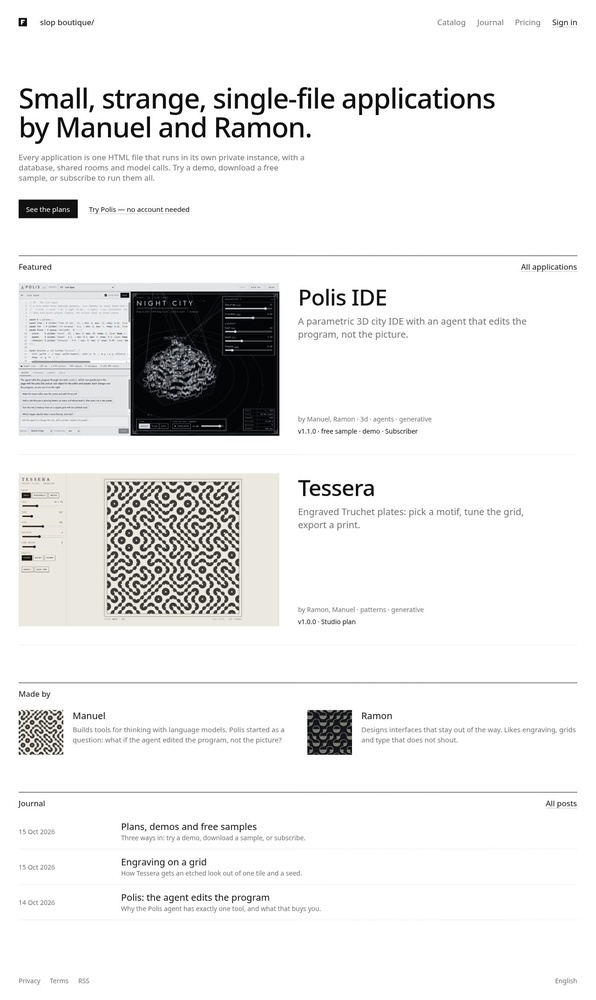
#> input picture ttmp/2026/10/15/FRANCOIS-006--unify-the-site-with-ramon-s-areal-design/sources/design-snapshot-2026-10-15-before/S1-home.jpg, 596 x 1000 px, shrunk from 1280 x 2147 before the run
$ python 04-trim.py ../../../15/FRANCOIS-006--unify-the-site-with-ramon-s-areal-design/sources/design-snapshot-2026-10-15-before/S1-home.jpg out.png
#> lines starting #> are read from the running program, lines starting #| are printed output that depends on the picture; after the words box and inside, x2 and y2 are one past the last pixel; in counts of white or black regions, pixels touching at a corner belong together
"""trim.py in.png out.png — crop away the stage background (sampled at the corner)."""
import sys
from PIL import Image, ImageChops
im = Image.open(sys.argv[1]).convert('RGB')
#> im is the input picture: PIL image 596x1000 RGB; mean R, G, B 235.5, 235.4, 235
bg = Image.new('RGB', im.size, im.getpixel((2, 2)))
#> bg: PIL image 596x1000 RGB; every value is 255
diff = ImageChops.difference(im, bg).convert('L').point(lambda v: 255 if v > 12 else 0)
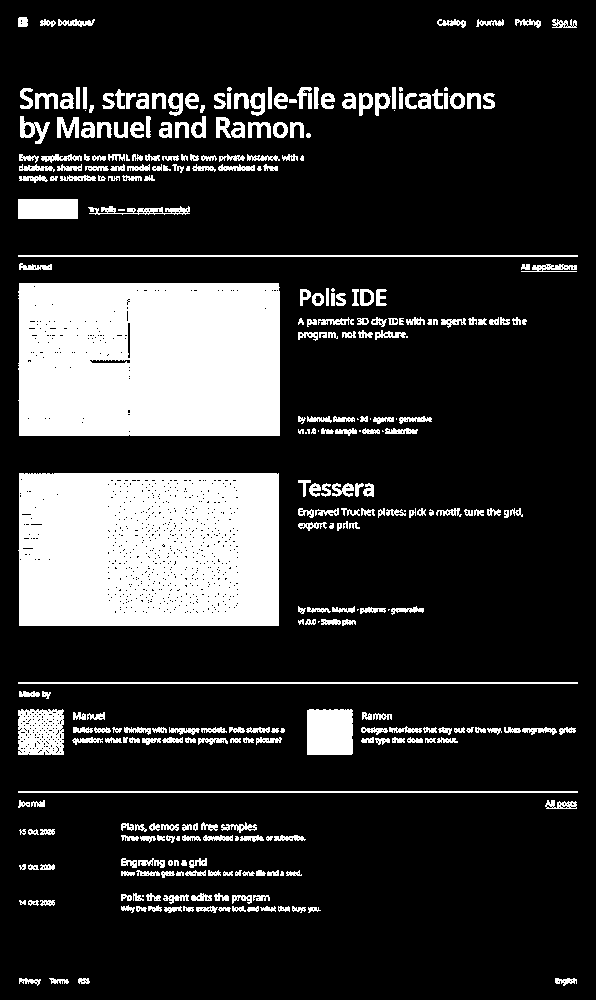
#> diff: PIL image 596x1000 L; 18.9% white; 331 white regions (33 under 20 px), largest, box (x1, y1, x2, y2) and area: (18, 283, 280, 436) 39597, (18, 473, 279, 626) 39023, (307, 709, 353, 755) 2088
box = diff.getbbox()
#> box = (18, 17, 578, 986)
if box: im = im.crop(box)
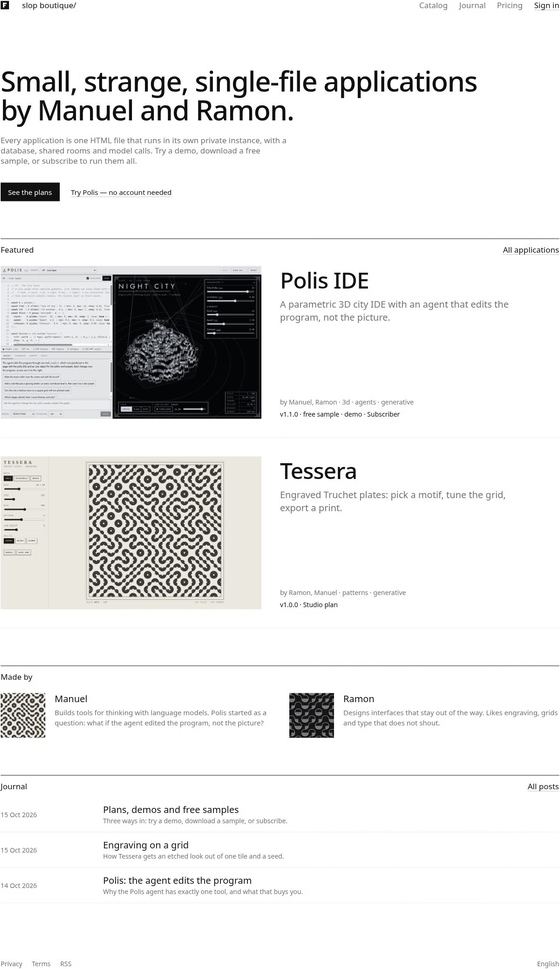
#> im: PIL image 560x969 RGB; mean R, G, B 233.6, 233.5, 233.1
im.save(sys.argv[2]); print(sys.argv[2], im.size)
#| out.png (560, 969)

$ run again, on ttmp/2026/10/15/FRANCOIS-006--unify-the-site-with-ramon-s-areal-design/sources/design-snapshot-2026-10-15-before/S3-pricing.jpg
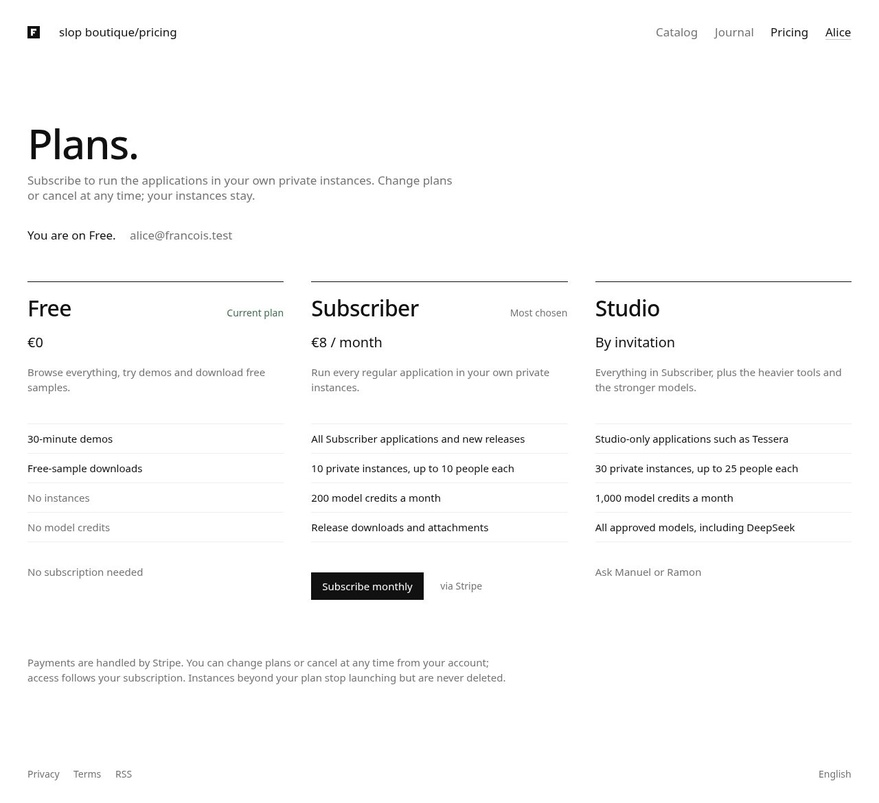
#> input picture ttmp/2026/10/15/FRANCOIS-006--unify-the-site-with-ramon-s-areal-design/sources/design-snapshot-2026-10-15-before/S3-pricing.jpg, 879 x 803 px, shrunk from 1280 x 1170 before the run
#> im is the input picture: PIL image 879x803 RGB; mean R, G, B 249.8, 249.8, 249.8
#> bg: PIL image 879x803 RGB; every value is 255
#> `diff = ImageChops.difference(im, bg).convert('L').point(lambda v: 255 ..`:
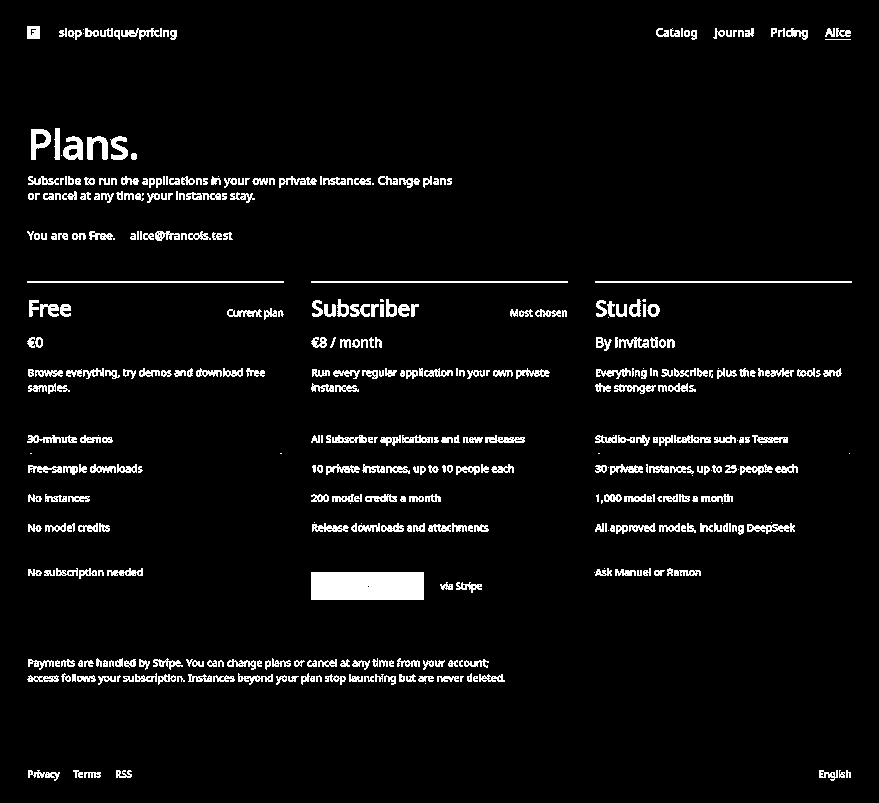
#> diff: PIL image 879x803 L; 4.7% white; 436 white regions (65 under 20 px), largest, box (x1, y1, x2, y2) and area: (311, 572, 424, 600) 3163, (27, 281, 284, 283) 514, (311, 281, 568, 283) 514
#> box = (27, 26, 852, 781)
#> `if box: im = im.crop(box)`:
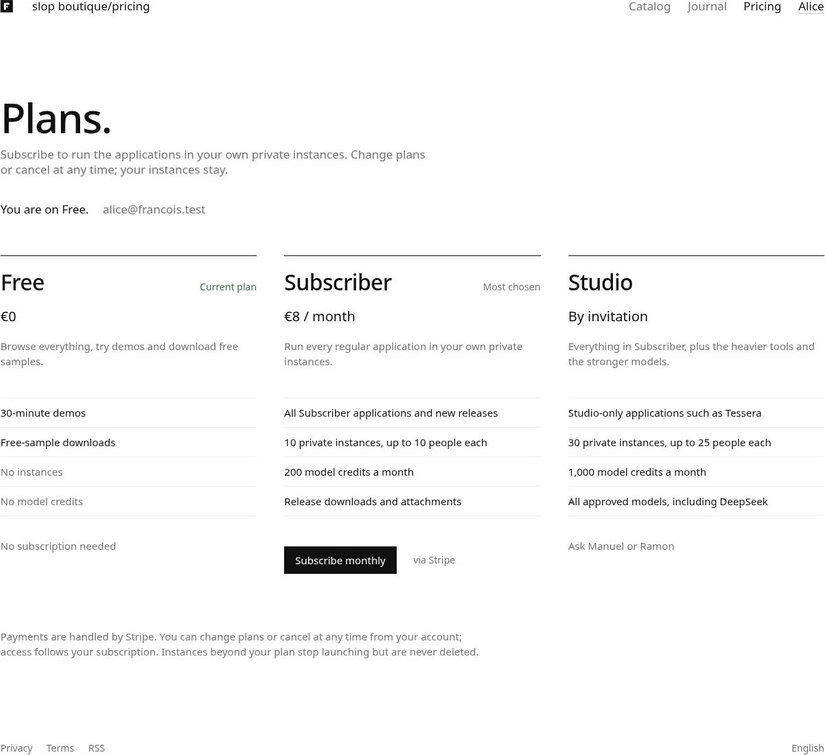
#> im: PIL image 825x755 RGB; mean R, G, B 249.1, 249.1, 249.1
#| out.png (825, 755)

$ run again, on ttmp/2026/10/15/FRANCOIS-006--unify-the-site-with-ramon-s-areal-design/sources/design-snapshot-2026-10-15-before/S4-journal-post.jpg
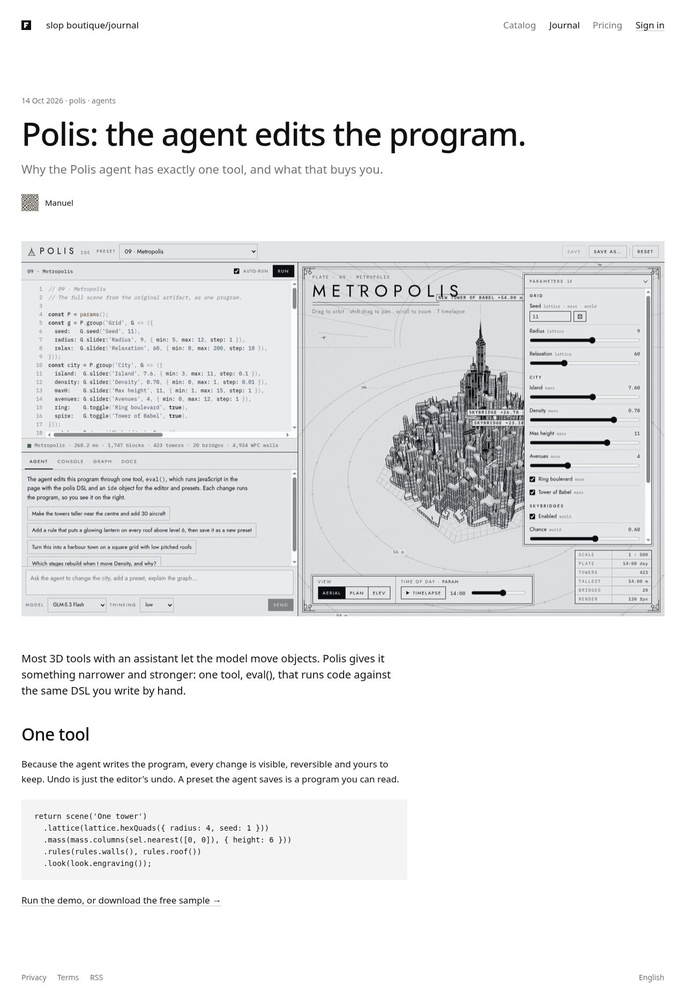
#> input picture ttmp/2026/10/15/FRANCOIS-006--unify-the-site-with-ramon-s-areal-design/sources/design-snapshot-2026-10-15-before/S4-journal-post.jpg, 686 x 1000 px, shrunk from 1280 x 1866 before the run
#> im is the input picture: PIL image 686x1000 RGB; mean R, G, B 235.3, 235.7, 236.5
#> bg: PIL image 686x1000 RGB; every value is 255
#> `diff = ImageChops.difference(im, bg).convert('L').point(lambda v: 255 ..`:
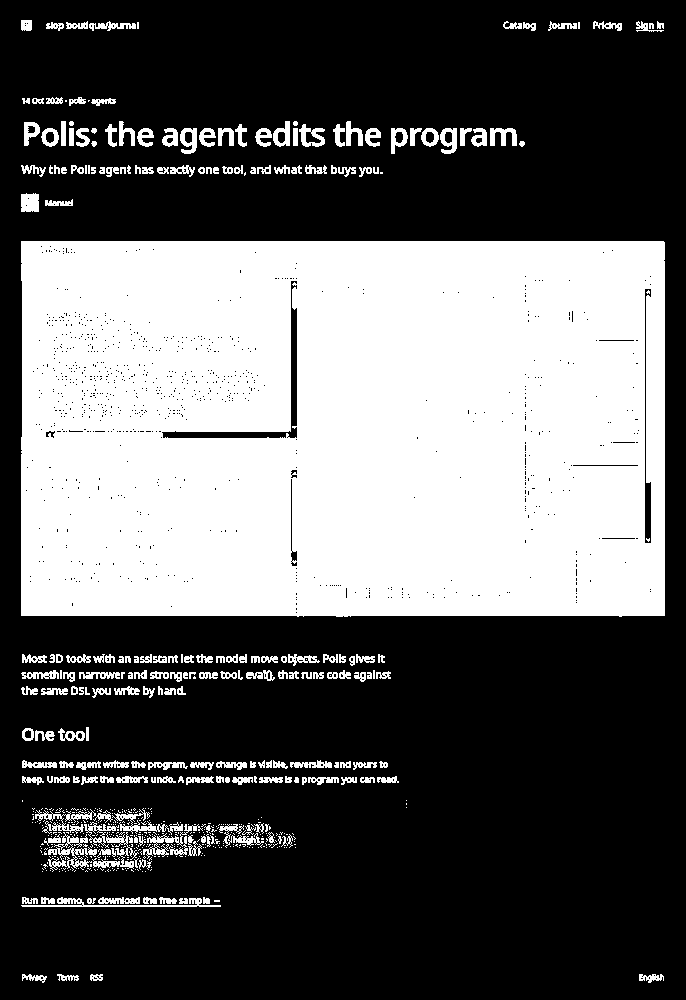
#> diff: PIL image 686x1000 L; 38.1% white; 579 white regions (361 under 20 px), largest, box (x1, y1, x2, y2) and area: (21, 241, 665, 617) 237756, (84, 822, 139, 869) 767, (48, 832, 97, 872) 682
#> box = (21, 20, 665, 983)
#> `if box: im = im.crop(box)`:
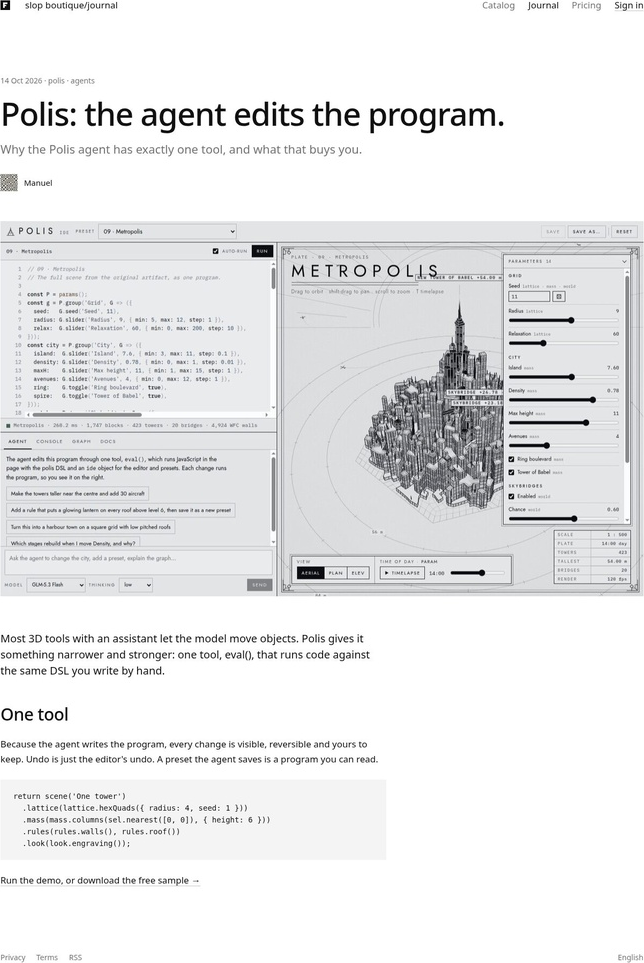
#> im: PIL image 644x963 RGB; mean R, G, B 233.2, 233.6, 234.6
#| out.png (644, 963)

$ run again, on ttmp/2026/10/15/FRANCOIS-006--unify-the-site-with-ramon-s-areal-design/sources/design-snapshot-2026-10-15-before/overview-storefront.jpg
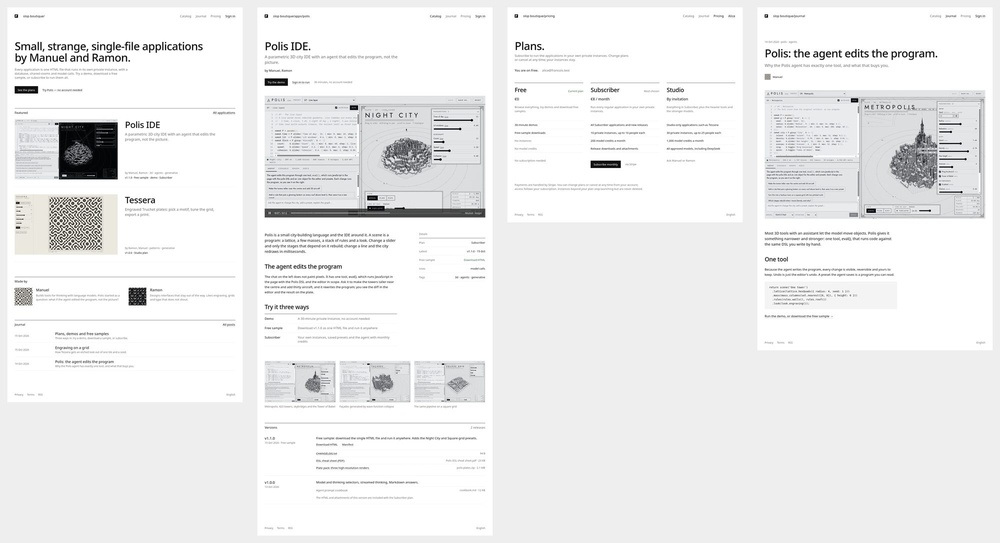
#> input picture ttmp/2026/10/15/FRANCOIS-006--unify-the-site-with-ramon-s-areal-design/sources/design-snapshot-2026-10-15-before/overview-storefront.jpg, 1000 x 543 px, shrunk from 2000 x 1086 before the run
#> im is the input picture: PIL image 1000x543 RGB; mean R, G, B 237.6, 237.8, 238
#> bg: PIL image 1000x543 RGB; every value is 238
#> `diff = ImageChops.difference(im, bg).convert('L').point(lambda v: 255 ..`:
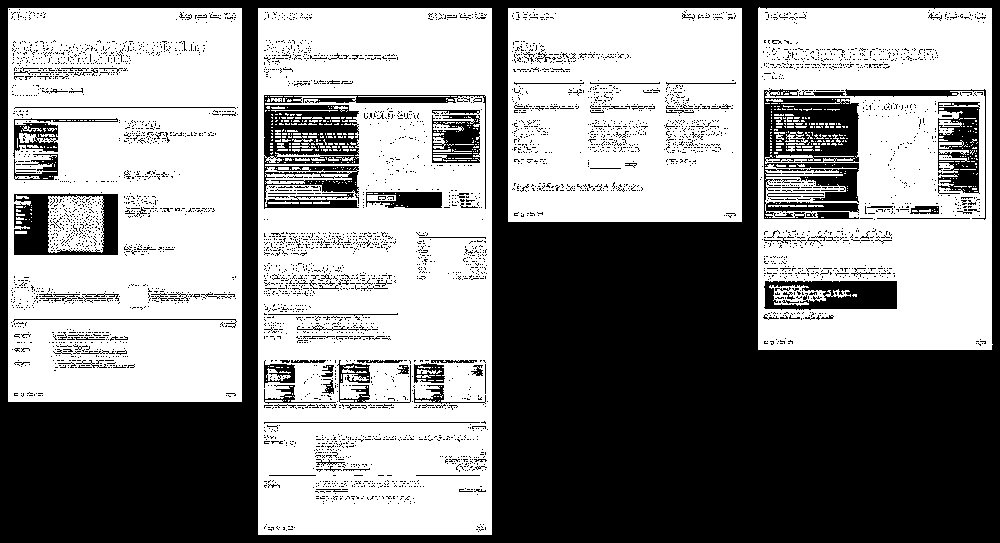
#> diff: PIL image 1000x543 L; 55.2% white; 4634 black regions (4507 under 20 px), largest, box (x1, y1, x2, y2) and area: (0, 0, 1000, 543) 197382, (764, 89, 859, 219) 7371, (264, 95, 486, 209) 7047
#> box = (8, 7, 993, 535)
#> `if box: im = im.crop(box)`:
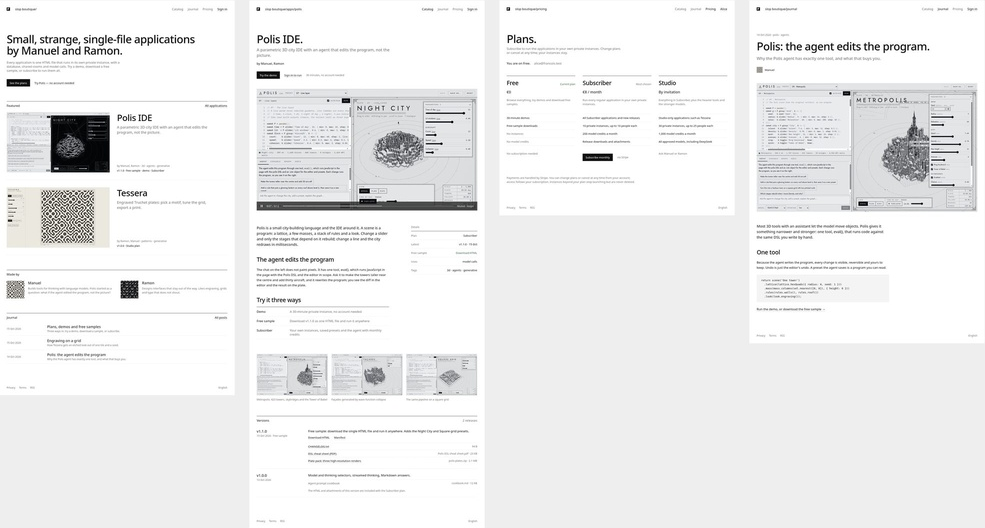
#> im: PIL image 985x528 RGB; mean R, G, B 237.6, 237.7, 238
#| out.png (985, 528)
